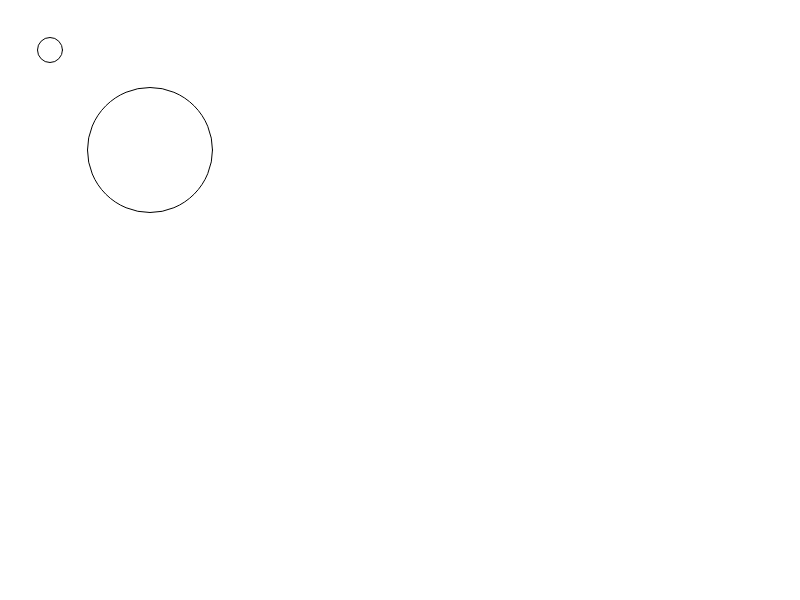
Frame 1 (no input)
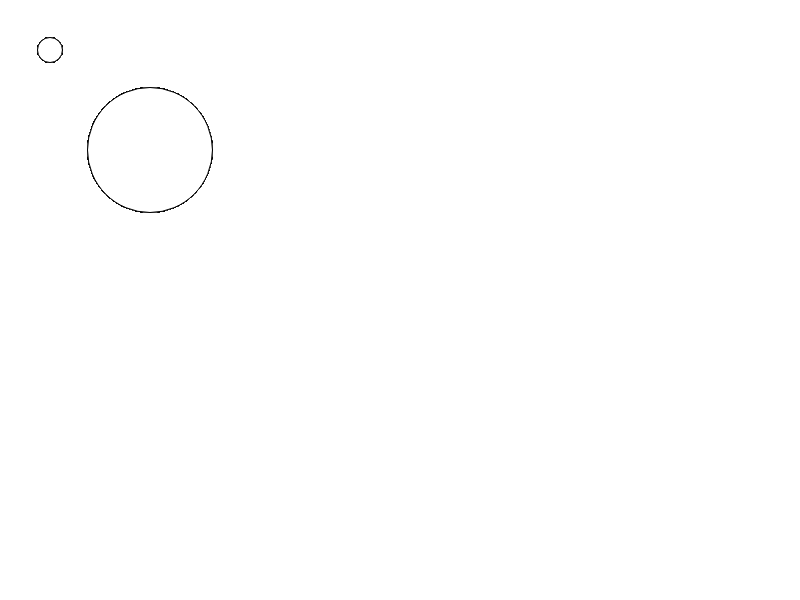
Frame 60 (no input)
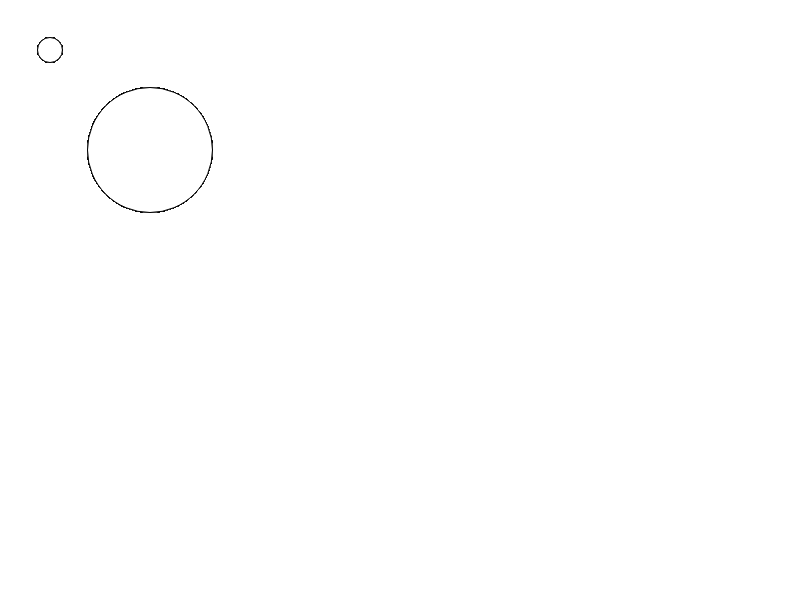
Frame 120 (the mouse pressed at the canvas centre since frame 60)

The p5.js sketch that drew these frames (run headless with seeded random() and noise() and a simulated clock; from frame 60 on, the mouse is pressed at the canvas centre):

// p5.js sketch
// ── sketch.js
  var x = 50;
    var y = 50;
    var diameter = 25;
    var x1 = 150;
    var y1 = 150;
    var diameter1 = 125;

    function setup()
    {
        createCanvas(800,600);
    }

    function draw()
    {
        circle(x,y,diameter);
        circle(x1,y1,diameter1)
    }
// ── SelfPortrait9.html
<html>

    <head>
        <title>
            First p5.js page
        </title>
        <script src="https://cdnjs.cloudflare.com/ajax/libs/p5.js/1.1.9/p5.min.js"></script>
        <script>
            function setup()
            {
                createCanvas(700,600
                
                );
            }
            function draw()
            {
                background(242,215,243);
                rect(300,240,50,60);
                ellipse(325,200,100,140);
                strokeWeight(5);
                point(305, 200, 30, 75);
                point(350, 200, 30, 75);
                square(305,135,45);
                line(250, 355, 305, 160);
                line(240, 355, 280, 160);
                line(385, 355, 350, 160);
                square(285,335,85);
                ellipse(325,340,130,90);
                ellipse(280,360,40,130);
                line(395, 355, 370, 160);
                rect(280,425,40,120);
                rect(335,425,40,120);
                ellipse(370,360,40,130);
                 rect(320,240,10,10);
                triangle(335, 230, 325, 215, 315, 230);
            }
        </script>
    </head>
    <body>

    </body>
</html>
// ── var myFavoriteNumber = 42;.js
    var myFavoriteNumber = 42;
     // this function is called only once
    function setup()
    {
        createCanvas(800,600);
    }
    /* this function is called continuously
        while the sketch is open in the browser
    */
    function draw()
    {
        background(120);
        myFavoriteNumber++;
        console.log(myFavoriteNumber);
    }
